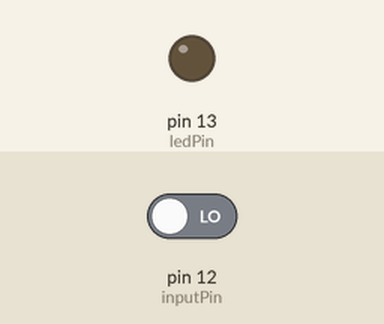
This sketch was run on a simulated Arduino Uno, built with avr-gcc and run on an emulated ATmega328P. On the bench: output pins drawn as LEDs (lit = HIGH). Inputs (shaded band) come from the test bench; at power-on: pin 12 (inputPin) LOW.

Above: at 1.2 s.
1.3 s: pin 12 (inputPin) driven HIGH
At 2.5 s:
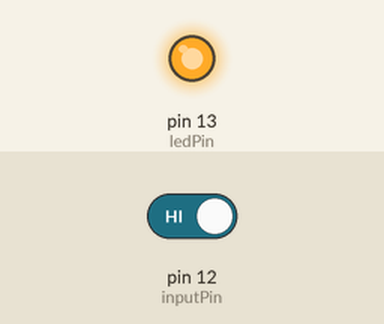
2.8 s: pin 12 (inputPin) driven LOW
At 3.8 s:
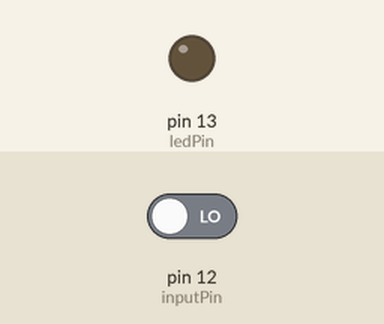
Timing chart, 0 to 5.8 s (numbered marks = the images above; inputs shaded):
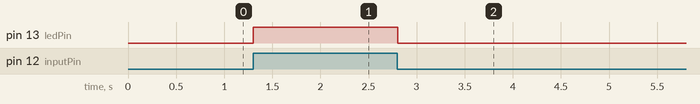

The sketch:

led13_readout.ino
```cpp
/*
 * Arduino relay pin tester
 */

#define inputPin 12
#define ledPin 13

void setup() {
  pinMode(inputPin, INPUT);
  pinMode(ledPin, OUTPUT);

  digitalWrite(ledPin, LOW);
}

void loop() {
  if (digitalRead(inputPin) == HIGH) digitalWrite(ledPin, HIGH);
  else digitalWrite(ledPin, LOW);

  delay(10);
}
```

Measured:
- after the input at 1.3 s, pin 13 (ledPin): LOW → HIGH at once
- after the input at 2.8 s, pin 13 (ledPin): HIGH → LOW at once
